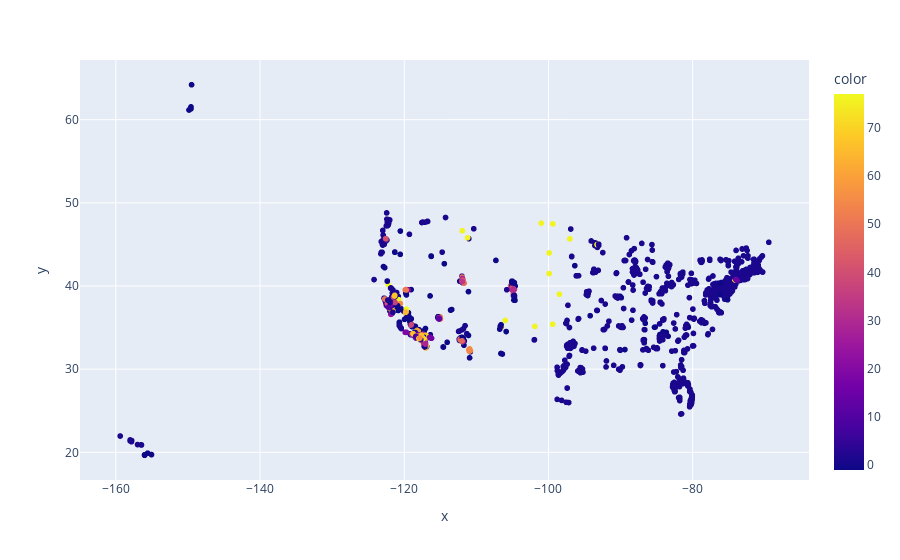

The cell this chart's notebook holds for it:
### Code cell
import plotly.express as px

fig = px.scatter(x=df_2021['coord.lon'], y=df_2021['coord.lat'], color=df_2021['cluster'])

fig.show()

### Figure 1 — Plotly figure (JSON) as saved in the notebook; plotly's stock layout.template omitted (floating-point values rounded to 4 significant figures; data arrays with more than 128 entries replaced by an {"elided": "..."} marker saying what was removed)
{"data": [{"hovertemplate": "x=%{x}<br>y=%{y}<br>color=%{marker.color}<extra></extra>", "legendgroup": "", "marker": {"color": {"elided": "2693 int values"}, "coloraxis": "coloraxis", "symbol": "circle"}, "mode": "markers", "name": "", "showlegend": false, "type": "scattergl", "x": {"elided": "2693 float values"}, "xaxis": "x", "y": {"elided": "2693 float values"}, "yaxis": "y"}], "layout": {"coloraxis": {"colorbar": {"title": {"text": "color"}}, "colorscale": [[0, "#0d0887"], [0.1111, "#46039f"], [0.2222, "#7201a8"], [0.3333, "#9c179e"], [0.4444, "#bd3786"], [0.5556, "#d8576b"], [0.6667, "#ed7953"], [0.7778, "#fb9f3a"], [0.8889, "#fdca26"], [1, "#f0f921"]]}, "legend": {"tracegroupgap": 0}, "margin": {"t": 60}, "xaxis": {"anchor": "y", "domain": [0, 1], "title": {"text": "x"}}, "yaxis": {"anchor": "x", "domain": [0, 1], "title": {"text": "y"}}}}
